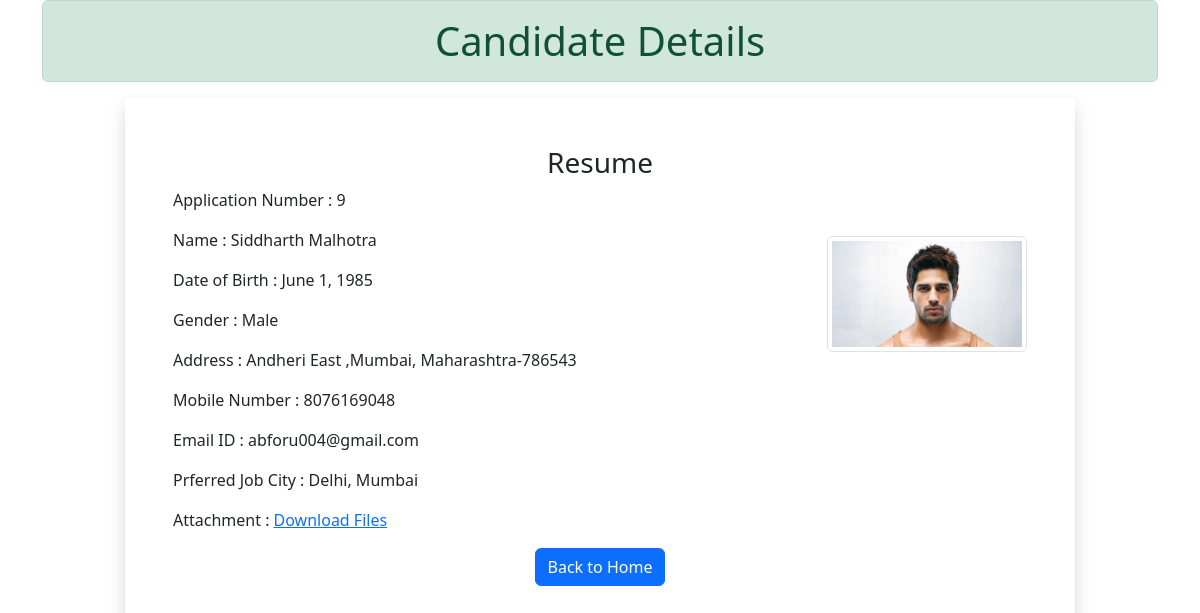
The page /candidate/9/ on the database its author committed.
### myapp/models.py (models this page shows)
class Resume(models.Model):
    name= models.CharField(max_length=100)
    dob=models.DateField(auto_now=False,auto_now_add=False)
    gender=models.CharField(max_length=100)
    locality=models.CharField(max_length=100)
    city=models.CharField(max_length=100)
    pin=models.PositiveIntegerField()
    state=models.CharField(choices=state_choices , max_length=50)
    mobile=models.PositiveIntegerField()
    email=models.EmailField()
    job_city=models.CharField(max_length=60)
    profile_image=models.ImageField(upload_to='profileimg', blank=True)
    my_file=models.FileField(upload_to='doc',blank=True)

### myapp/views.py (the view)
# urls.py: path('candidate/<int:id>/', views.Candidate_view.as_view(),name='candidate'),
class Candidate_view(View):
    def get(self,request,id):
        candidate=Resume.objects.get(id=id)
        return render(request,'myapp/candidate.html',{'candidate':candidate})

### myapp/templatetags/myfilter.py (called while the page is built)
@register.filter(name='remove_special')
def remove_chars(value,arg):
    print("Arg",arg)
    print("Value",value)
    for character in arg:
        value=value.replace(character,'')
    return value

### myapp/templates/myapp/candidate.html (shortened to what this page needs)
<!DOCTYPE html>
{% load myfilter %}
<html lang="en">
<head>
    <link href="https://cdn.jsdelivr.net/npm/bootstrap@5.2.3/dist/css/bootstrap.min.css" rel="stylesheet">
</head>
<body>
    <div class="container">
        <h1 class=" alert alert-success text-center">Candidate Details</h1>
        <div class="row">
        <div class="col-sm-10 shadow p-5 offset-sm-1">
            <h3 class="text-center">Resume</h3>
            <p>Application Number : {{candidate.id}}</p>
             <img src= "{{candidate.profile_image.url}}" alt="current unavailable" class="img-fluid img-thumbnail float-end mt-2" width='200' height='350px'>
             <p>Name : {{candidate.name}}</p>
             <p>Date of Birth : {{candidate.dob}}</p>
             <p>Gender : {{candidate.gender}}</p>
             <p>Address : {{candidate.locality}} ,{{candidate.city}}, {{candidate.state}}-{{candidate.pin}} </p>
             <p>Mobile Number : {{candidate.mobile}}</p>
             <p>Email ID : {{candidate.email}}</p>
             <p>Prferred Job City : {{candidate.job_city| remove_special:"[]'"}}</p>
             <p>Attachment : <a href="{{candidate.my_file.url}}"> Download Files </a> </p>
             <div class="text-center">
                <a href="/" class='btn btn-primary'>Back to Home</a>
             </div>
        </div>
        </div>
    </div>
</body>
</html>

### rows shown on the page
Resume: id "9", profile_image (picture), name "Siddharth Malhotra", dob "June 1, 1985", gender "Male", locality "Andheri East", city "Mumbai", state "Maharashtra", pin "786543", mobile "8076169048", email "abforu004@gmail.com", job_city|remove_special "Delhi, Mumbai"
